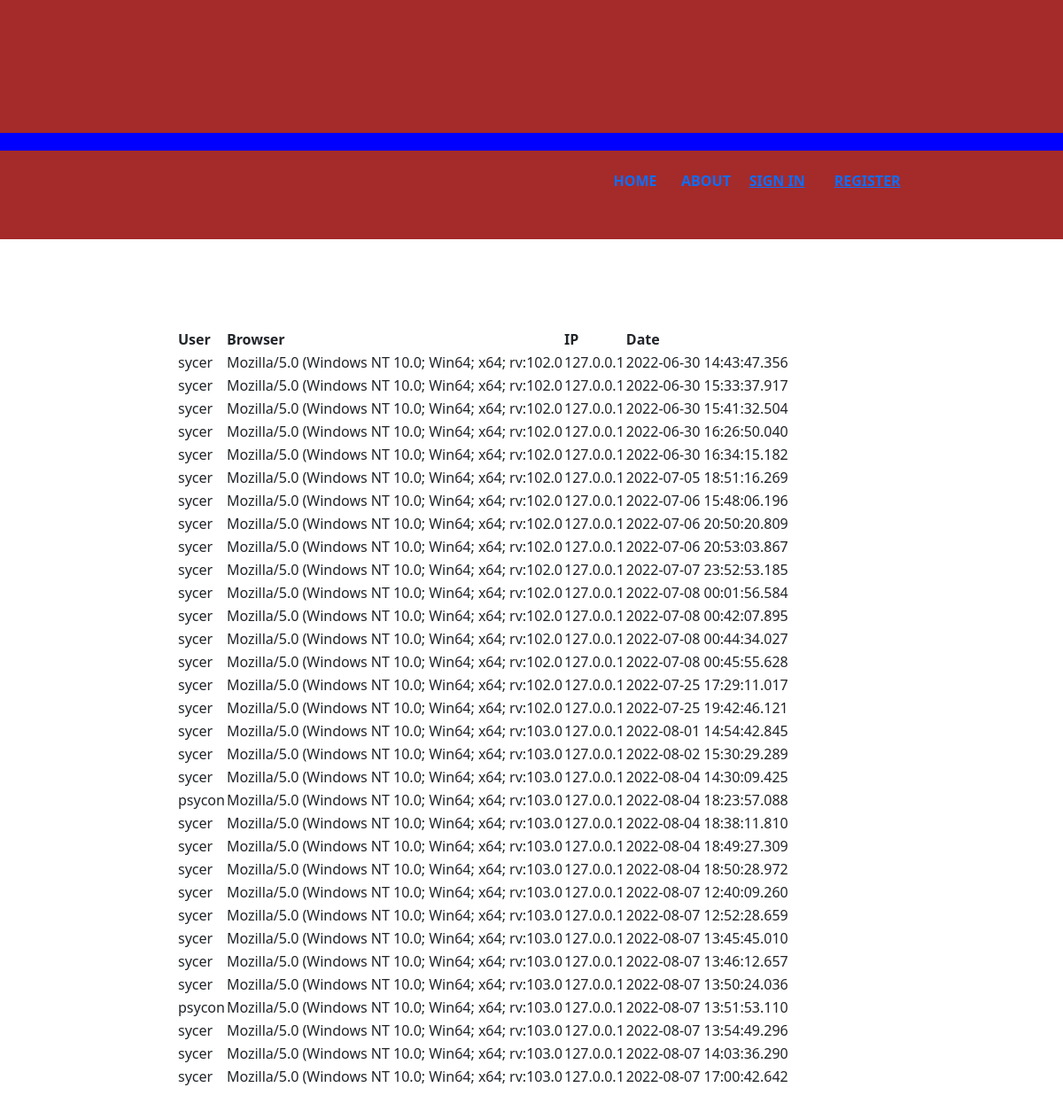
/HTML/adminPage.php, run on an earlier commit of the app's database.
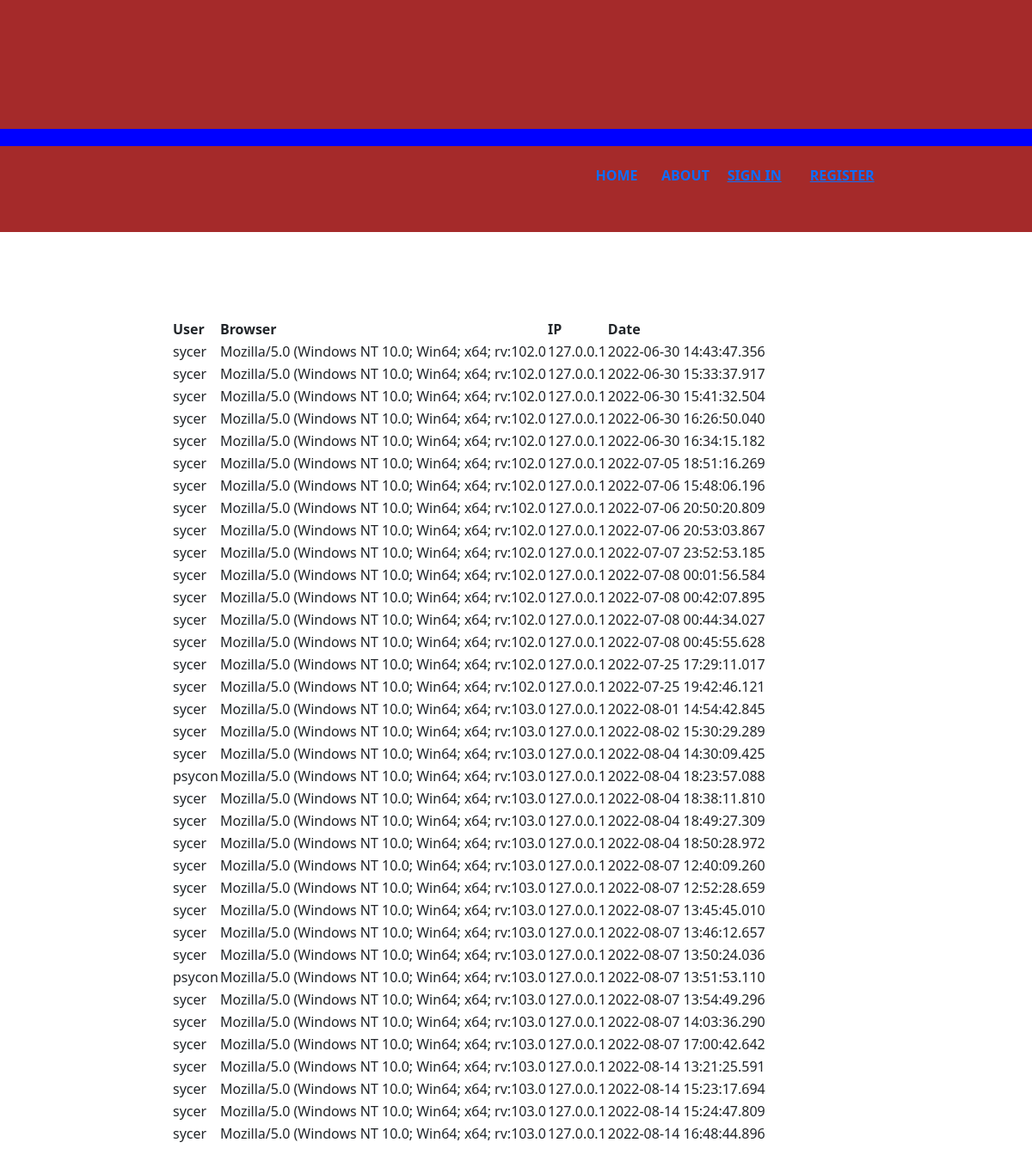
And on a later commit of the database.
### tables this page shows
CREATE TABLE `logs` (
  `id` int(11) NOT NULL,
  `browser` varchar(50) DEFAULT NULL,
  `ip` varchar(50) DEFAULT NULL,
  `loginDate` datetime(3) DEFAULT current_timestamp(3),
  `user` varchar(50) NOT NULL
);

### HTML/adminPage.php (the view, shortened to what this page needs)
<?php
require_once '../PHP/functions_def.php';
$sql="SELECT * FROM logs";
$ExecSql=$link->query($sql);
?>
<!DOCTYPE html>
<html>
<head>
    <link rel="stylesheet" href="https://cdn.jsdelivr.net/npm/bootstrap@5.2.0-beta1/dist/css/bootstrap.min.css">
</head>
<body>
<div style="width: available">
    <div style="height: 150px; background-color: brown; width: auto">
    </div>
    <div style="height: 20px; background-color: blue; width: auto">
    </div>
    <div style="height: 100px; background-color: brown; align-items: center; display: flex; width: 100%">
        <nav style="display: flex; align-items: center; float: right; width: auto">
            <ul style="display: flex; list-style-type: none; margin: 0 auto; gap: 2rem; flex-wrap: wrap">
                <li style="text-transform: uppercase; font-weight: bold; margin: auto; width: 10%">
                    <a href="index.php" style="text-decoration: none">Home</a>
                </li>
                <li style="text-transform: uppercase; font-weight: bold; margin: auto; width: 10%">
                    <a href="#" style="text-decoration: none;">About</a>
                </li>
                <li style="text-transform: uppercase; font-weight: bold; margin: auto; width: auto">
                    <a href="loginPage.php"<?php if(isset($_SESSION['logged_in'])  && $_SESSION['logged_in'] == true){
                        echo 'style="display:none;"'; }
                    else{
                        echo 'style="display:block;"';}?>
                    >Sign In</a>
                </li>
                <li id="register" style="text-transform: uppercase; font-weight: bold; margin: auto; width: auto">
                    <a href="registerPage.php" <?php if(isset($_SESSION['logged_in'])  && $_SESSION['logged_in'] == true){
                        echo 'style="display:none;"'; }
                    else{
                        echo 'style="display:block;"';}?>> Register</a>
                </li>
            </ul>
        </nav>
    </div>
</div>
<div>
    <div style="padding: 100px;display: flex">
        <div style="margin-left: 100px; display: flex">
            <div>
                <table>
                    <tr>
                    <th>User</th>
                    <th>Browser</th>
                    <th>IP</th>
                    <th>Date</th>
                    </tr>
                    <?php while($fetchdata=$ExecSql->fetch_assoc())
                    { ?>
                    <tr>
                        <td><?php echo $fetchdata['user'] ." ";?> </td>
                        <td><?php echo $fetchdata['browser']. " ";?> </td>
                        <td><?php echo $fetchdata['ip']. " ";?> </td>
                        <td><?php echo $fetchdata['loginDate']. " ";?> </td>
                    </tr>
                    <?php }?>
                </table>
            </div>
        </div>
    </div>
</div>
</body>
</html>

What changed in the data, as far as the page shows it:
added logs: user "sycer", browser "Mozilla/5.0 (Windows NT 10.0; Win64; x64; rv:103.0", ip "127.0.0.1", loginDate "2022-08-14 13:21:25.591"
added logs: user "sycer", browser "Mozilla/5.0 (Windows NT 10.0; Win64; x64; rv:103.0", ip "127.0.0.1", loginDate "2022-08-14 15:23:17.694"
added logs: user "sycer", browser "Mozilla/5.0 (Windows NT 10.0; Win64; x64; rv:103.0", ip "127.0.0.1", loginDate "2022-08-14 15:24:47.809"
added logs: user "sycer", browser "Mozilla/5.0 (Windows NT 10.0; Win64; x64; rv:103.0", ip "127.0.0.1", loginDate "2022-08-14 16:48:44.896"
